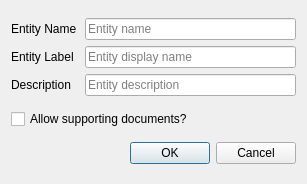
<?xml version="1.0" encoding="UTF-8"?>
<ui version="4.0">
    <class>dlgEntity</class>
    <widget class="QDialog" name="dlgEntity">
        <property name="geometry">
            <rect>
                <x>0</x>
                <y>0</y>
                <width>307</width>
                <height>184</height>
            </rect>
        </property>
        <property name="sizePolicy">
            <sizepolicy hsizetype="Preferred" vsizetype="Expanding">
                <horstretch>0</horstretch>
                <verstretch>0</verstretch>
            </sizepolicy>
        </property>
        <property name="maximumSize">
            <size>
                <width>500</width>
                <height>16777215</height>
            </size>
        </property>
        <property name="windowTitle">
            <string>Entity editor</string>
        </property>
        <layout class="QVBoxLayout" name="verticalLayout">
            <item>
                <layout class="QVBoxLayout" name="notif_bar"/>
            </item>
            <item>
                <layout class="QGridLayout" name="gridLayout_2"/>
            </item>
            <item>
                <layout class="QGridLayout" name="gridLayout">
                    <item row="2" column="1">
                        <widget class="QLineEdit" name="edtDesc">
                            <property name="minimumSize">
                                <size>
                                    <width>0</width>
                                    <height>0</height>
                                </size>
                            </property>
                            <property name="placeholderText">
                                <string>Entity description</string>
                            </property>
                        </widget>
                    </item>
                    <item row="2" column="0">
                        <widget class="QLabel" name="label_2">
                            <property name="minimumSize">
                                <size>
                                    <width>68</width>
                                    <height>0</height>
                                </size>
                            </property>
                            <property name="maximumSize">
                                <size>
                                    <width>16777215</width>
                                    <height>16777215</height>
                                </size>
                            </property>
                            <property name="text">
                                <string>Description</string>
                            </property>
                        </widget>
                    </item>
                    <item row="0" column="0">
                        <widget class="QLabel" name="label">
                            <property name="minimumSize">
                                <size>
                                    <width>60</width>
                                    <height>0</height>
                                </size>
                            </property>
                            <property name="text">
                                <string>Entity Name</string>
                            </property>
                        </widget>
                    </item>
                    <item row="0" column="1">
                        <widget class="QLineEdit" name="edtTable">
                            <property name="placeholderText">
                                <string>Entity name</string>
                            </property>
                        </widget>
                    </item>
                    <item row="1" column="0">
                        <widget class="QLabel" name="label_3">
                            <property name="text">
                                <string>Entity Label</string>
                            </property>
                        </widget>
                    </item>
                    <item row="1" column="1">
                        <widget class="QLineEdit" name="txt_display_name">
                            <property name="placeholderText">
                                <string>Entity display name</string>
                            </property>
                        </widget>
                    </item>
                </layout>
            </item>
            <item>
                <widget class="QCheckBox" name="cbSupportDoc">
                    <property name="text">
                        <string>Allow supporting documents?</string>
                    </property>
                </widget>
            </item>
            <item>
                <widget class="QDialogButtonBox" name="buttonBox">
                    <property name="orientation">
                        <enum>Qt::Horizontal</enum>
                    </property>
                    <property name="standardButtons">
                        <set>QDialogButtonBox::Cancel|QDialogButtonBox::Ok</set>
                    </property>
                </widget>
            </item>
        </layout>
    </widget>
    <resources/>
    <connections>
        <connection>
            <sender>buttonBox</sender>
            <signal>accepted()</signal>
            <receiver>dlgEntity</receiver>
            <slot>accept()</slot>
            <hints>
                <hint type="sourcelabel">
                    <x>248</x>
                    <y>254</y>
                </hint>
                <hint type="destinationlabel">
                    <x>157</x>
                    <y>274</y>
                </hint>
            </hints>
        </connection>
        <connection>
            <sender>buttonBox</sender>
            <signal>rejected()</signal>
            <receiver>dlgEntity</receiver>
            <slot>reject()</slot>
            <hints>
                <hint type="sourcelabel">
                    <x>316</x>
                    <y>260</y>
                </hint>
                <hint type="destinationlabel">
                    <x>286</x>
                    <y>274</y>
                </hint>
            </hints>
        </connection>
    </connections>
</ui>
